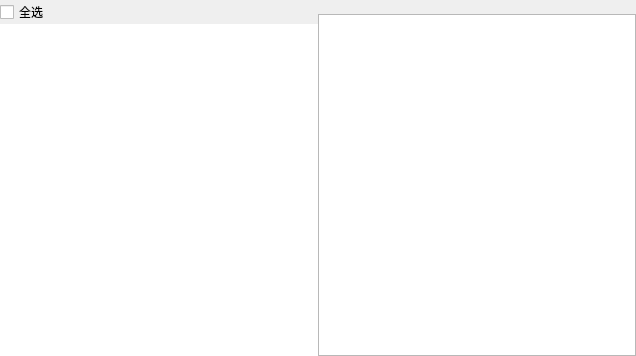
<?xml version="1.0" encoding="UTF-8"?>
<ui version="4.0">
 <class>SelectMembersWidget</class>
 <widget class="QWidget" name="SelectMembersWidget">
  <property name="geometry">
   <rect>
    <x>0</x>
    <y>0</y>
    <width>636</width>
    <height>356</height>
   </rect>
  </property>
  <property name="windowTitle">
   <string>SelectMembersWidget</string>
  </property>
  <layout class="QHBoxLayout" name="horizontalLayout">
   <property name="spacing">
    <number>0</number>
   </property>
   <property name="leftMargin">
    <number>0</number>
   </property>
   <property name="topMargin">
    <number>0</number>
   </property>
   <property name="rightMargin">
    <number>0</number>
   </property>
   <property name="bottomMargin">
    <number>0</number>
   </property>
   <item>
    <widget class="QWidget" name="left" native="true">
     <layout class="QVBoxLayout" name="verticalLayout_3">
      <property name="spacing">
       <number>0</number>
      </property>
      <property name="leftMargin">
       <number>0</number>
      </property>
      <property name="topMargin">
       <number>0</number>
      </property>
      <property name="rightMargin">
       <number>0</number>
      </property>
      <property name="bottomMargin">
       <number>0</number>
      </property>
      <item>
       <widget class="QCheckBox" name="checkAll">
        <property name="text">
         <string>全选</string>
        </property>
       </widget>
      </item>
      <item>
       <widget class="QListWidget" name="listWidget">
        <property name="frameShape">
         <enum>QFrame::NoFrame</enum>
        </property>
        <property name="lineWidth">
         <number>0</number>
        </property>
        <property name="horizontalScrollBarPolicy">
         <enum>Qt::ScrollBarAlwaysOff</enum>
        </property>
       </widget>
      </item>
     </layout>
    </widget>
   </item>
   <item>
    <widget class="QWidget" name="right" native="true">
     <layout class="QVBoxLayout" name="verticalLayout_4">
      <property name="spacing">
       <number>0</number>
      </property>
      <property name="leftMargin">
       <number>0</number>
      </property>
      <property name="topMargin">
       <number>0</number>
      </property>
      <property name="rightMargin">
       <number>0</number>
      </property>
      <property name="bottomMargin">
       <number>0</number>
      </property>
      <item>
       <widget class="QLabel" name="lbSelCount">
        <property name="text">
         <string/>
        </property>
       </widget>
      </item>
      <item>
       <widget class="QListWidget" name="selListWidget"/>
      </item>
     </layout>
    </widget>
   </item>
  </layout>
 </widget>
 <layoutdefault spacing="6" margin="11"/>
 <resources/>
 <connections/>
</ui>
